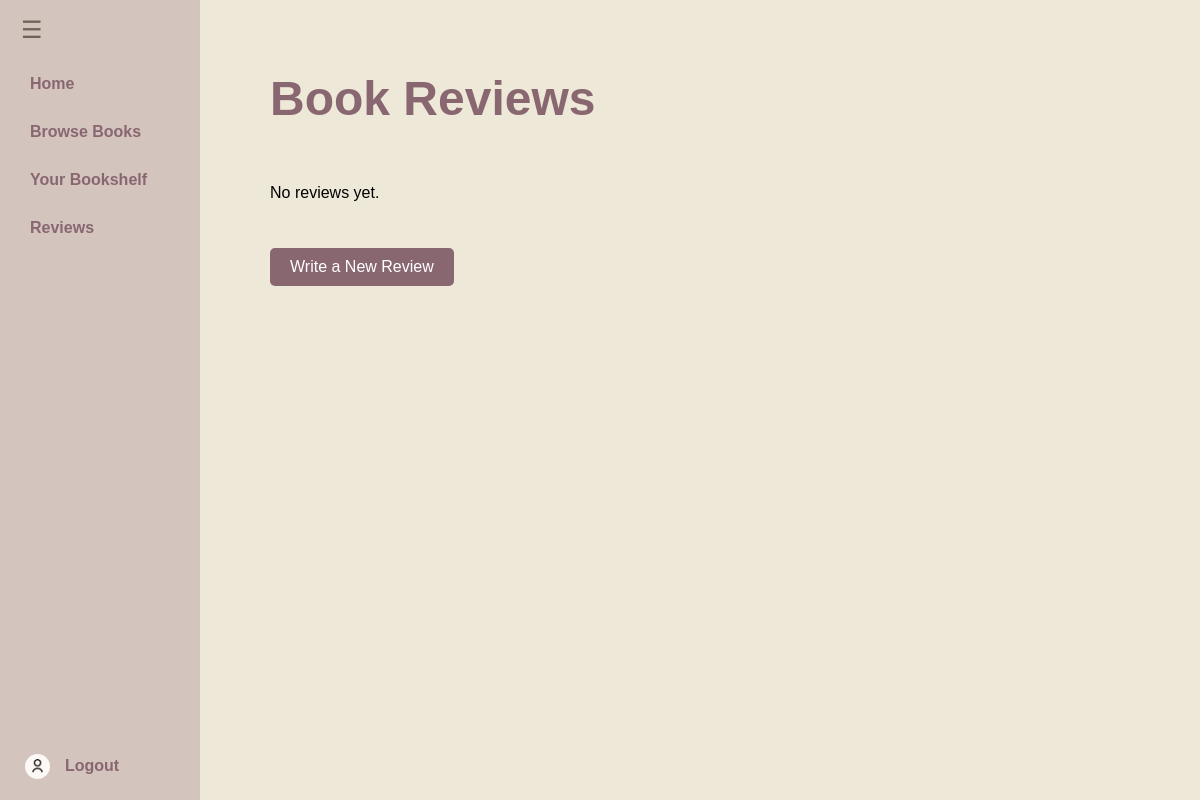
The app's page /reviews/ (signed in), older data.
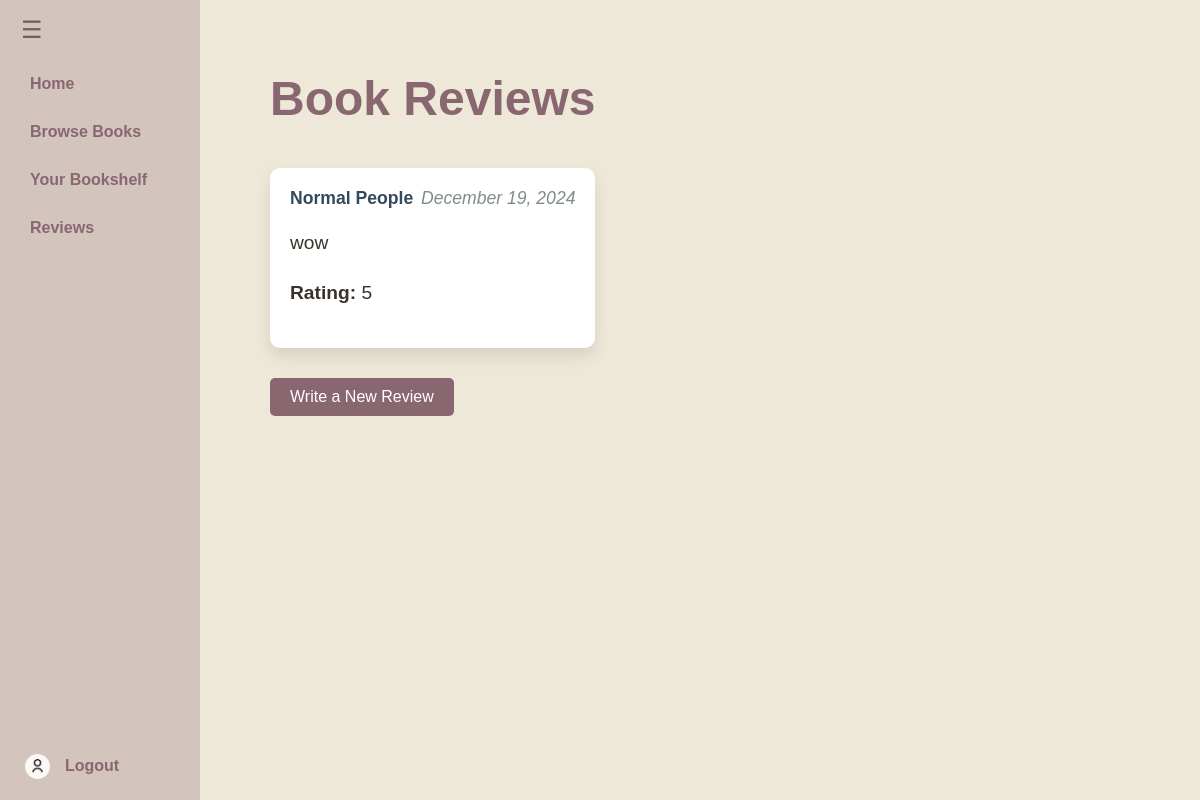
The same page, newer data.
### book_review/models.py (models this page shows, shortened)
class Review(models.Model):
    user = models.ForeignKey(User, on_delete=models.CASCADE)
    book = models.ForeignKey(Book, on_delete=models.CASCADE)
    author = models.CharField(default='Unknown Author', max_length=255)
    rating = models.IntegerField()  # Rating out of 5
    comment = models.TextField()
    created_at = models.DateTimeField(auto_now_add=True)

class Book(models.Model):
    id = models.CharField(max_length=50, primary_key=True)  # or use IntegerField if it's an integer
    title = models.CharField(max_length=255)
    author = models.CharField(max_length=255)
    genre = models.CharField(max_length=100)
    description = models.TextField()
    cover_image = models.ImageField(upload_to='covers/', null=True, blank=True)

### book_review/views.py (the view)
# urls.py: path('reviews/', views.ReviewsView.as_view(), name='reviews'),
class ReviewsView(View):
    def get(self, request):
        reviews = Review.objects.filter(user=request.user)  # Fetch all reviews
        return render(request, 'reviews.html', {'reviews': reviews, 'message': 'No reviews yet.'})

### book_review/templates/reviews.html (shortened to what this page needs)
{% load static %}
<!DOCTYPE html>
<html lang="en">
<head>
    <link rel="stylesheet" href="{% static 'css/style.css' %}">
</head>
<body>
    <nav id="sidebar">
        <div class="nav-header">
            <button class="toggle-btn" onclick="toggleSidebar()">&#9776;</button>
        </div>
        <div class="nav-links">
            <a href="{% url 'home' %}">Home</a>
            <a href="{% url 'browse' %}">Browse Books</a>
            <a href="{% url 'bookshelf' %}">Your Bookshelf</a>
            <a href="{% url 'reviews' %}">Reviews</a>
        </div>
        <div class="profile-icon">
            <img src="{% static 'assets/user.png' %}" alt="Profile Icon" class="profile-img">
            <a href="{% url 'logout' %}">Logout</a>
        </div>
    </nav>
    <main>
        <h1>Book Reviews</h1>
        <div class="review-list">
            {% if reviews %}
                {% for review in reviews %}
                    <div class="review-card">
                        <div class="review-header">
                            <span class="review-title">{{ review.book.title }}</span>
                            <span class="review-date">{{ review.created_at|date:"F d, Y" }}</span>
                        </div>
                        <div class="review-body">
                            <p>{{ review.comment }}</p>
                            <p><strong>Rating:</strong> {{ review.rating }}</p>
                        </div>
                    </div>
                {% endfor %}
            {% else %}
                <p>{{ message }}</p>
            {% endif %}
        </div>
        <a href="{% url 'new_review' %}"  class="new-review-btn">Write a New Review</a>
    </main>
</body>
</html>

### book_review/static/css/style.css (style rules this page uses)
body { margin: 0; font-family: Arial, sans-serif; display: flex; background-color: #eee8d8; }
nav { background-color: #d3c4bd; position: fixed; height: 100%; width: 200px; transition: width 0.3s ease; overflow: hidden; display: flex; flex-direction: column; }
nav .nav-header { display: flex; align-items: center; justify-content: left; padding: 15px; }
nav .toggle-btn { background: none; border: none; color: #726258; font-size: 24px; cursor: pointer; }
nav .nav-links { flex-grow: 1; display: flex; flex-direction: column; align-items: flex-start; padding: 0 15px; width: fit-content; }
nav a { font-weight: bold; display: flex; align-items: center; color: #896771; text-decoration: none; padding: 15px; width: 100%; transition: background-color 0.3s ease; }
.profile-icon { margin-top: auto; padding: 10px; margin-left: 15px; display: flex; justify-content: center; align-items: center; }
.profile-icon img { width: 15px; height: 15px; border-radius: 50%; cursor: pointer; transition: background-color 0.3s ease; background-color: #fcf8f5; padding: 5px; }
main { margin-left: 250px; margin-right: 30px; padding: 20px; transition: margin-left 0.3s ease; }
h1 { color: #896771; padding: 20px 0; text-align: left; font-size: 3em; font-weight: bold; line-height: 1.2; border-radius: 10px; margin-top: 30px; margin-bottom: 20px; }
.review-list { display: flex; flex-direction: column; gap: 20px; max-width: 100%; box-sizing: border-box; }
.review-card { width: 100%; max-width: 900px; background-color: #ffffff; border-radius: 10px; box-shadow: 0px 8px 15px rgba(0, 0, 0, 0.1); padding: 20px; transition: box-shadow 0.3s ease; margin: 0 auto; box-sizing: border-box; }
.review-header { display: flex; justify-content: space-between; font-size: 1.1em; color: #34495e; }
.review-title { font-weight: bold; }
.review-date { color: #7f8c8d; font-style: italic; }
.review-body { margin-top: 15px; font-size: 1.2em; color: #3a332b; line-height: 1.6; }
.new-review-btn { display: inline-block; margin-top: 30px; padding: 10px 20px; background-color: #896771; color: #fff; text-decoration: none; font-size: 1rem; border-radius: 5px; transition: background-color 0.3s; }

Row changes from the older to the newer data that the page shows:
added Review: book "Normal People", created_at "December 19, 2024", comment "wow", rating "5"
Text that changed along with them:
{{ message }}: "No reviews yet." → (not shown)
